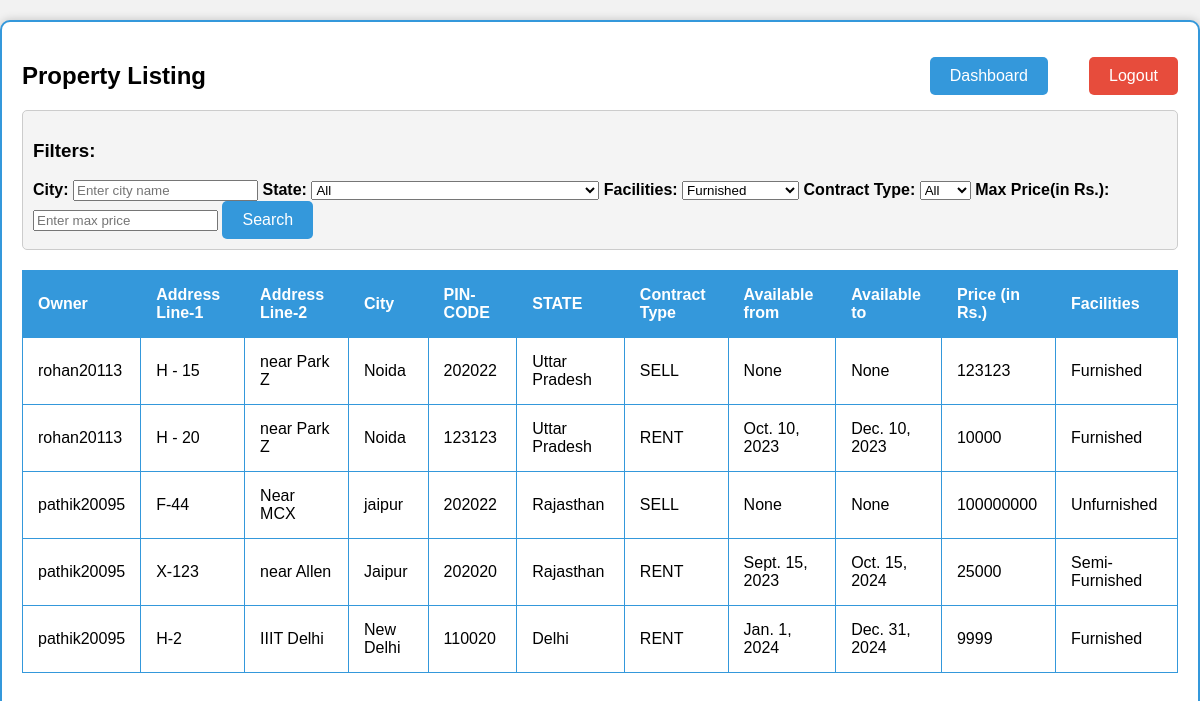
Page /search_properties/ on the earlier database version.
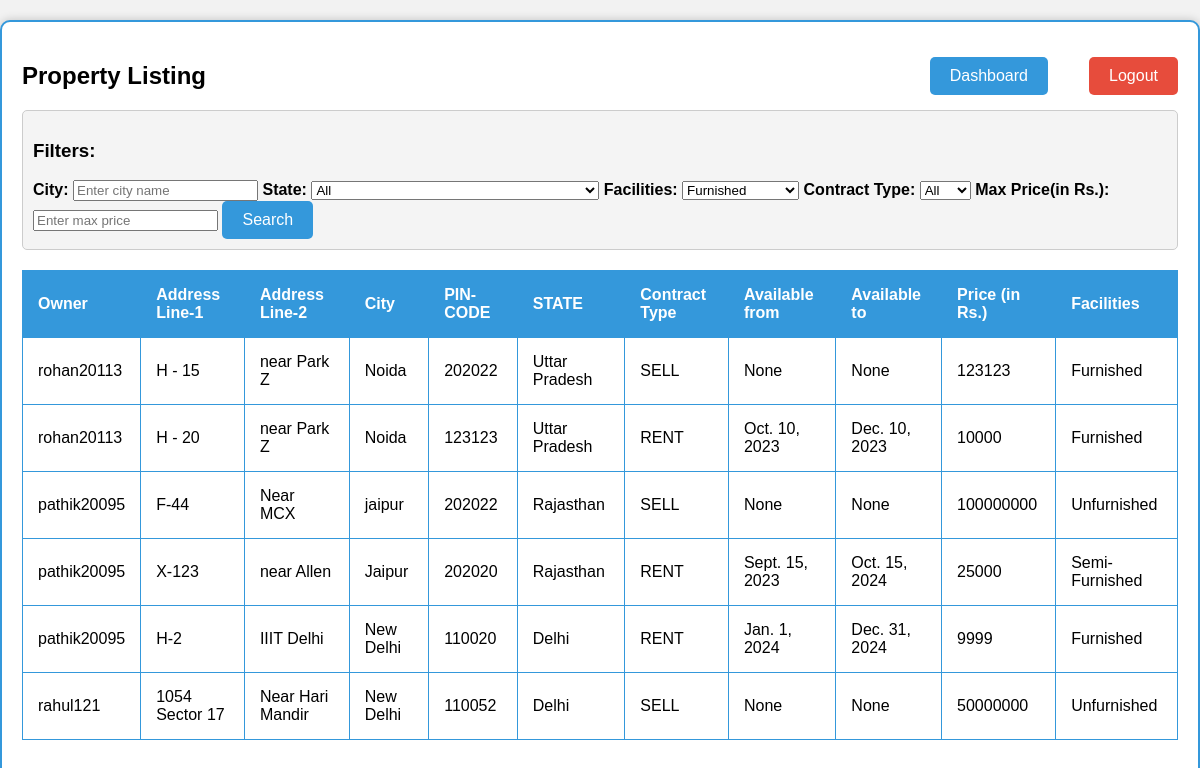
Same page on the later database version.
### project_app/models.py (models this page shows, shortened)
class Property(models.Model):
    owner = models.CharField(max_length=30,  null= False, blank=False, default = None)
    address_line_1 = models.CharField(max_length=30,  null= False, blank=False, default = None)
    address_line_2 = models.CharField(max_length=30,  null= False, blank=True, default = '')
    state = models.CharField(max_length=30,  null= False, blank=False, default = None)
    city = models.CharField(max_length=30,  null= False, blank=False, default = None)
    pincode = models.CharField(max_length=6,  null= False, blank=False, default = None)
    type = models.CharField(max_length=4,  null= False, blank=False, default = None)
    starting_date = models.DateField(null = True, blank = True, default= None)
    ending_date = models.DateField(null = True, blank = True, default= None)
    price = models.DecimalField(decimal_places=0, max_digits=12, null = True, blank = True, default= 0)
    facilities = models.CharField(max_length=20,  null= False, blank=False, default = None)

### project_app/views.py (the view)
# urls.py: path("search_properties/", views.search_properties, name="search_properties_page"),
def search_properties(request):
    username = request.session.get('username')
    if(request.method == 'POST'):
        pass
    else:
        my_properties_list = []
        properties = list(Property.objects.values())
        for i in range(len(properties)):
            if(properties[i]['owner'] !=username):
                my_properties_list.append(properties[i])
        return render(request, 'search_properties.html', {'properties':my_properties_list})

### project_app/templates/search_properties.html (shortened to what this page needs)
<!DOCTYPE html>
<html>
<head>
</head>
<body>
    <div class="container">
        <h2>Property Listing</h2>
        <a class="dashboard-button" href="/dashboard">Dashboard</a>
        <a class="logout-button" href="/">Logout</a>
        <div class="filter-container">
            <h3>Filters:</h3>
            <label class="filter-label" for="filter-city">City:</label>
            <input type="text" id="filter-city" placeholder="Enter city name">
            <label class="filter-label" for="filter-state">State:</label>
            <select id="filter-state">
                <option value="">All</option>
            </select>
            <label class="filter-label" for="filter-facilities">Facilities:</label>
            <select id="filter-facilities">
                <option value="Furnished">Furnished</option>
            </select>
            <label class="filter-label" for="filter-type">Contract Type:</label>
            <select id="filter-type">
                <option value="">All</option>
            </select>
            <label class="filter-label" for="filter-price">Max Price(in Rs.):</label>
            <input type="number" id="filter-price" placeholder="Enter max price">
            <button type="button" class="search-button" id="search-button">Search</button>
        </div>
        <div class="scroll-container">
            <table>
                <thead>
                    <tr>
                        <th>Owner</th>
                        <th>Address Line-1</th>
                        <th>Address Line-2</th>
                        <th>City</th>
                        <th>PIN-CODE</th>
                        <th>STATE</th>
                        <th>Contract Type</th>
                        <th>Available from</th>
                        <th>Available to</th>
                        <th>Price (in Rs.)</th>
                        <th>Facilities</th>
                    </tr>
                </thead>
                <tbody>
                    {% for property in properties %}
                    <tr>
                        <td>{{ property.owner }}</td>
                        <td>{{ property.address_line_1 }}</td>
                        <td>{{ property.address_line_2 }}</td>
                        <td>{{ property.city }}</td>
                        <td>{{ property.pincode }}</td>
                        <td>{{ property.state }}</td>
                        <td>{{ property.type }}</td>
                        <td>{{ property.starting_date }}</td>
                        <td>{{ property.ending_date }}</td>
                        <td>{{ property.price }}</td>
                        <td>{{ property.facilities }}</td>
                    </tr>
                    {% endfor %}
                </tbody>
            </table>
        </div>
    </div>
</body>
</html>

Differences in the rows shown:
added Property: owner "rahul121", address_line_1 "1054 Sector 17", address_line_2 "Near Hari Mandir", city "New Delhi", pincode "110052", state "Delhi", type "SELL", starting_date "None", ending_date "None", price "50000000", facilities "Unfurnished"
